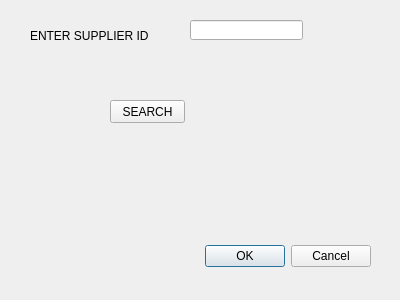
<?xml version="1.0" encoding="UTF-8"?>
<ui version="4.0">
 <class>supplier_record</class>
 <widget class="QDialog" name="supplier_record">
  <property name="geometry">
   <rect>
    <x>0</x>
    <y>0</y>
    <width>400</width>
    <height>300</height>
   </rect>
  </property>
  <property name="windowTitle">
   <string>Dialog</string>
  </property>
  <widget class="QDialogButtonBox" name="buttonBox">
   <property name="geometry">
    <rect>
     <x>30</x>
     <y>240</y>
     <width>341</width>
     <height>32</height>
    </rect>
   </property>
   <property name="orientation">
    <enum>Qt::Horizontal</enum>
   </property>
   <property name="standardButtons">
    <set>QDialogButtonBox::Cancel|QDialogButtonBox::Ok</set>
   </property>
  </widget>
  <widget class="QLabel" name="label">
   <property name="geometry">
    <rect>
     <x>30</x>
     <y>20</y>
     <width>131</width>
     <height>31</height>
    </rect>
   </property>
   <property name="text">
    <string>ENTER SUPPLIER ID</string>
   </property>
  </widget>
  <widget class="QLineEdit" name="le_sdr_id">
   <property name="geometry">
    <rect>
     <x>190</x>
     <y>20</y>
     <width>113</width>
     <height>20</height>
    </rect>
   </property>
  </widget>
  <widget class="QPushButton" name="pb_srecordsearch">
   <property name="geometry">
    <rect>
     <x>110</x>
     <y>100</y>
     <width>75</width>
     <height>23</height>
    </rect>
   </property>
   <property name="text">
    <string>SEARCH</string>
   </property>
  </widget>
 </widget>
 <resources/>
 <connections>
  <connection>
   <sender>buttonBox</sender>
   <signal>accepted()</signal>
   <receiver>supplier_record</receiver>
   <slot>accept()</slot>
   <hints>
    <hint type="sourcelabel">
     <x>248</x>
     <y>254</y>
    </hint>
    <hint type="destinationlabel">
     <x>157</x>
     <y>274</y>
    </hint>
   </hints>
  </connection>
  <connection>
   <sender>buttonBox</sender>
   <signal>rejected()</signal>
   <receiver>supplier_record</receiver>
   <slot>reject()</slot>
   <hints>
    <hint type="sourcelabel">
     <x>316</x>
     <y>260</y>
    </hint>
    <hint type="destinationlabel">
     <x>286</x>
     <y>274</y>
    </hint>
   </hints>
  </connection>
 </connections>
</ui>
